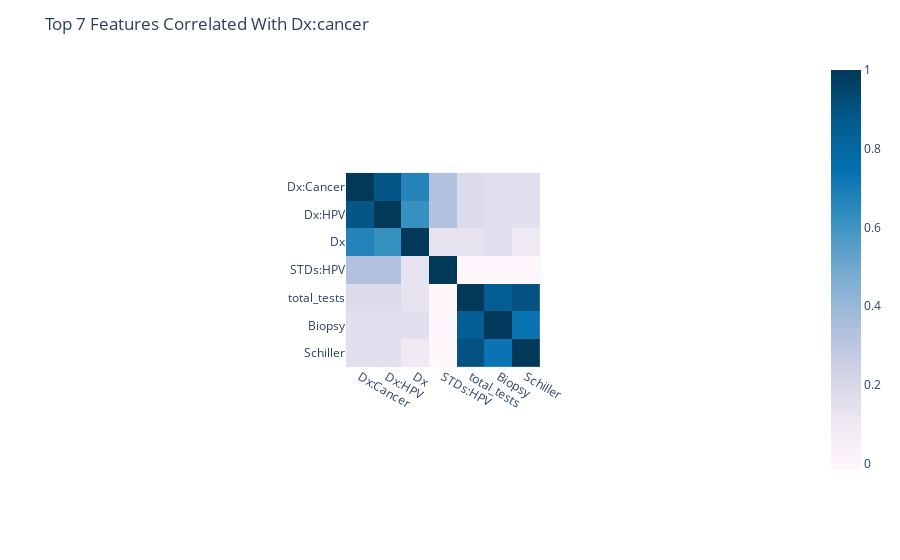

This figure's notebook cell:
### Code cell
n = 7
target = "Dx:Cancer"
corr = risk_factor_df.select_dtypes(include=np.number).corr()

x = corr.nlargest(n,target).index
corr_df =  risk_factor_df[list(x)]
corr = corr_df.corr()
fig = px.imshow(corr,color_continuous_scale = "PuBu")
fig.update_layout(title="Top "+str(n)+" Features Correlated With "+str(target).capitalize())
fig.show()

### Figure 1 — Plotly figure (JSON) as saved in the notebook; plotly's stock layout.template omitted (floating-point values rounded to 4 significant figures)
{"data": [{"coloraxis": "coloraxis", "hovertemplate": "x: %{x}<br>y: %{y}<br>color: %{z}<extra></extra>", "name": "0", "type": "heatmap", "x": ["Dx:Cancer", "Dx:HPV", "Dx", "STDs:HPV", "total_tests", "Biopsy", "Schiller"], "xaxis": "x", "y": ["Dx:Cancer", "Dx:HPV", "Dx", "STDs:HPV", "total_tests", "Biopsy", "Schiller"], "yaxis": "y", "z": [[1, 0.8865, 0.6656, 0.3302, 0.1825, 0.1609, 0.1578], [0.8865, 1, 0.6163, 0.3302, 0.1825, 0.1609, 0.1578], [0.6656, 0.6163, 1, 0.1384, 0.1352, 0.1576, 0.09895], [0.3302, 0.3302, 0.1384, 1, -0.01581, -0.01265, -0.01485], [0.1825, 0.1825, 0.1352, -0.01581, 1, 0.8515, 0.902], [0.1609, 0.1609, 0.1576, -0.01265, 0.8515, 1, 0.7332], [0.1578, 0.1578, 0.09895, -0.01485, 0.902, 0.7332, 1]]}], "layout": {"autosize": true, "coloraxis": {"colorscale": [[0, "rgb(255,247,251)"], [0.125, "rgb(236,231,242)"], [0.25, "rgb(208,209,230)"], [0.375, "rgb(166,189,219)"], [0.5, "rgb(116,169,207)"], [0.625, "rgb(54,144,192)"], [0.75, "rgb(5,112,176)"], [0.875, "rgb(4,90,141)"], [1, "rgb(2,56,88)"]]}, "margin": {"t": 60}, "title": {"text": "Top 7 Features Correlated With Dx:cancer"}, "xaxis": {"anchor": "y", "autorange": true, "constrain": "domain", "domain": [0.3661, 0.6339], "range": [-0.5, 6.5], "scaleanchor": "y", "type": "category"}, "yaxis": {"anchor": "x", "autorange": true, "constrain": "domain", "domain": [0, 1], "range": [6.5, -0.5], "type": "category"}}}
